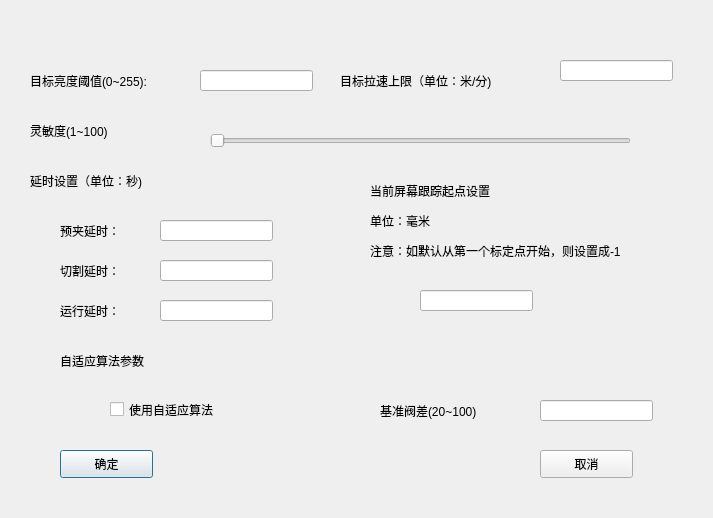
<?xml version="1.0" encoding="UTF-8"?>
<ui version="4.0">
 <class>Dialog</class>
 <widget class="QDialog" name="Dialog">
  <property name="geometry">
   <rect>
    <x>0</x>
    <y>0</y>
    <width>713</width>
    <height>518</height>
   </rect>
  </property>
  <property name="windowTitle">
   <string>算法设置</string>
  </property>
  <widget class="QLabel" name="label">
   <property name="geometry">
    <rect>
     <x>30</x>
     <y>70</y>
     <width>171</width>
     <height>21</height>
    </rect>
   </property>
   <property name="text">
    <string>目标亮度阈值(0~255):</string>
   </property>
  </widget>
  <widget class="QLabel" name="label_2">
   <property name="geometry">
    <rect>
     <x>340</x>
     <y>70</y>
     <width>211</width>
     <height>21</height>
    </rect>
   </property>
   <property name="text">
    <string>目标拉速上限（单位：米/分)</string>
   </property>
  </widget>
  <widget class="QLineEdit" name="lineEdit">
   <property name="geometry">
    <rect>
     <x>200</x>
     <y>70</y>
     <width>113</width>
     <height>21</height>
    </rect>
   </property>
  </widget>
  <widget class="QLineEdit" name="lineEdit_2">
   <property name="geometry">
    <rect>
     <x>560</x>
     <y>60</y>
     <width>113</width>
     <height>21</height>
    </rect>
   </property>
  </widget>
  <widget class="QLabel" name="label_3">
   <property name="geometry">
    <rect>
     <x>30</x>
     <y>120</y>
     <width>121</width>
     <height>21</height>
    </rect>
   </property>
   <property name="text">
    <string>灵敏度(1~100)</string>
   </property>
  </widget>
  <widget class="QLabel" name="label_4">
   <property name="geometry">
    <rect>
     <x>30</x>
     <y>170</y>
     <width>151</width>
     <height>21</height>
    </rect>
   </property>
   <property name="text">
    <string>延时设置（单位：秒)</string>
   </property>
  </widget>
  <widget class="QSlider" name="horizontalSlider">
   <property name="geometry">
    <rect>
     <x>210</x>
     <y>130</y>
     <width>421</width>
     <height>22</height>
    </rect>
   </property>
   <property name="orientation">
    <enum>Qt::Horizontal</enum>
   </property>
  </widget>
  <widget class="QLabel" name="label_5">
   <property name="geometry">
    <rect>
     <x>60</x>
     <y>220</y>
     <width>81</width>
     <height>21</height>
    </rect>
   </property>
   <property name="text">
    <string>预夹延时：</string>
   </property>
  </widget>
  <widget class="QLineEdit" name="lineEdit_3">
   <property name="geometry">
    <rect>
     <x>160</x>
     <y>220</y>
     <width>113</width>
     <height>21</height>
    </rect>
   </property>
  </widget>
  <widget class="QLineEdit" name="lineEdit_4">
   <property name="geometry">
    <rect>
     <x>160</x>
     <y>260</y>
     <width>113</width>
     <height>21</height>
    </rect>
   </property>
  </widget>
  <widget class="QLabel" name="label_6">
   <property name="geometry">
    <rect>
     <x>60</x>
     <y>260</y>
     <width>81</width>
     <height>21</height>
    </rect>
   </property>
   <property name="text">
    <string>切割延时：</string>
   </property>
  </widget>
  <widget class="QLineEdit" name="lineEdit_5">
   <property name="geometry">
    <rect>
     <x>160</x>
     <y>300</y>
     <width>113</width>
     <height>21</height>
    </rect>
   </property>
  </widget>
  <widget class="QLabel" name="label_7">
   <property name="geometry">
    <rect>
     <x>60</x>
     <y>300</y>
     <width>81</width>
     <height>21</height>
    </rect>
   </property>
   <property name="text">
    <string>运行延时：</string>
   </property>
  </widget>
  <widget class="QLabel" name="label_8">
   <property name="geometry">
    <rect>
     <x>370</x>
     <y>180</y>
     <width>151</width>
     <height>21</height>
    </rect>
   </property>
   <property name="text">
    <string>当前屏幕跟踪起点设置</string>
   </property>
  </widget>
  <widget class="QLabel" name="label_9">
   <property name="geometry">
    <rect>
     <x>370</x>
     <y>210</y>
     <width>91</width>
     <height>21</height>
    </rect>
   </property>
   <property name="text">
    <string>单位：毫米</string>
   </property>
  </widget>
  <widget class="QLabel" name="label_10">
   <property name="geometry">
    <rect>
     <x>370</x>
     <y>240</y>
     <width>321</width>
     <height>21</height>
    </rect>
   </property>
   <property name="text">
    <string>注意：如默认从第一个标定点开始，则设置成-1</string>
   </property>
  </widget>
  <widget class="QLineEdit" name="lineEdit_6">
   <property name="geometry">
    <rect>
     <x>420</x>
     <y>290</y>
     <width>113</width>
     <height>21</height>
    </rect>
   </property>
  </widget>
  <widget class="QCheckBox" name="checkBox">
   <property name="geometry">
    <rect>
     <x>110</x>
     <y>400</y>
     <width>141</width>
     <height>19</height>
    </rect>
   </property>
   <property name="text">
    <string>使用自适应算法</string>
   </property>
  </widget>
  <widget class="QLabel" name="label_11">
   <property name="geometry">
    <rect>
     <x>60</x>
     <y>350</y>
     <width>111</width>
     <height>21</height>
    </rect>
   </property>
   <property name="text">
    <string>自适应算法参数</string>
   </property>
  </widget>
  <widget class="QLabel" name="label_12">
   <property name="geometry">
    <rect>
     <x>380</x>
     <y>400</y>
     <width>131</width>
     <height>21</height>
    </rect>
   </property>
   <property name="text">
    <string>基准阀差(20~100)</string>
   </property>
  </widget>
  <widget class="QLineEdit" name="lineEdit_7">
   <property name="geometry">
    <rect>
     <x>540</x>
     <y>400</y>
     <width>113</width>
     <height>21</height>
    </rect>
   </property>
  </widget>
  <widget class="QPushButton" name="pushButton">
   <property name="geometry">
    <rect>
     <x>60</x>
     <y>450</y>
     <width>93</width>
     <height>28</height>
    </rect>
   </property>
   <property name="text">
    <string>确定</string>
   </property>
  </widget>
  <widget class="QPushButton" name="pushButton_2">
   <property name="geometry">
    <rect>
     <x>540</x>
     <y>450</y>
     <width>93</width>
     <height>28</height>
    </rect>
   </property>
   <property name="text">
    <string>取消</string>
   </property>
  </widget>
 </widget>
 <resources/>
 <connections/>
</ui>
